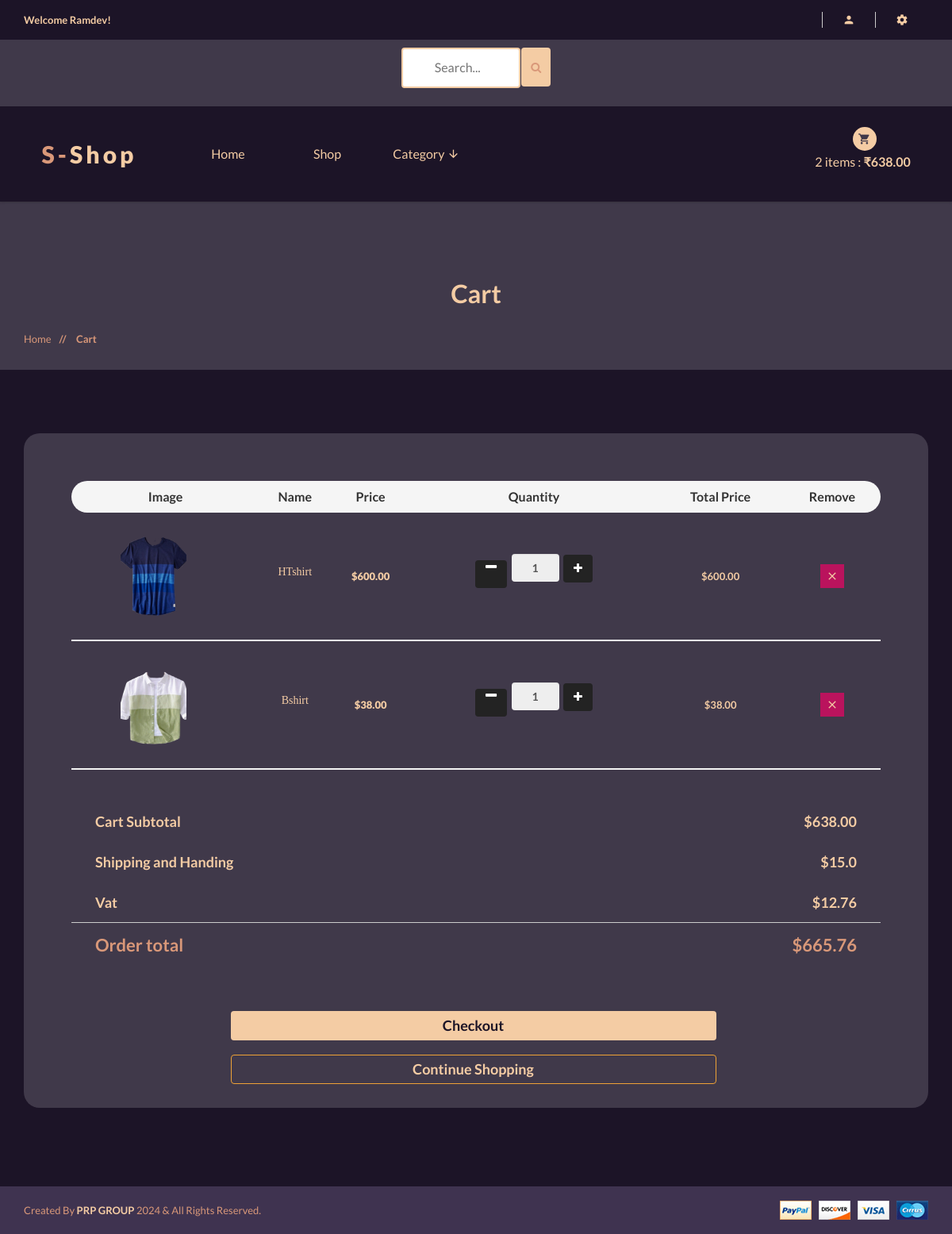
The page /cart/ (signed in) on the database its author committed.
### accounts/models.py (models this page shows, shortened)
class Account(AbstractBaseUser):
    first_name = models.CharField(max_length=50)
    last_name = models.CharField(max_length=50)
    username = models.CharField(max_length=50, unique=True)
    email = models.EmailField(max_length=100, unique=True)
    Phone_number = models.CharField(max_length=50)
    is_admin = models.BooleanField(default=False)
    is_staff = models.BooleanField(default=False)
    is_active = models.BooleanField(default=False)
    is_superadmin = models.BooleanField(default=False)
    date_joined_for_format = models.DateTimeField(auto_now_add=True)
    last_login_for_format  = models.DateTimeField(auto_now_add=True)
    USERNAME_FIELD = 'email'
    REQUIRED_FIELDS = ['username', 'first_name', 'last_name']
    objects = AccountManger()

### cart/models.py (models this page shows, shortened)
class CartItem(models.Model):
    user = models.ForeignKey(Account, on_delete=models.CASCADE, null=True )
    product = models.ForeignKey(Product, on_delete=models.CASCADE)
    variation = models.ManyToManyField(Variation, blank=True)
    cart = models.ForeignKey(Cart, on_delete=models.CASCADE, null=True)
    quantity = models.IntegerField()
    is_active = models.BooleanField(default=True)
    def sub_total(self):
        return self.product.price * self.quantity

### shop/models.py (models this page shows, shortened)
class Product(models.Model):
    category = models.ForeignKey(Category, on_delete=models.CASCADE)
    name = models.CharField(max_length=100, unique=True)
    slug = models.SlugField(max_length=100, unique=True)
    description = models.TextField(max_length=300, blank=True)
    price = models.DecimalField(max_digits=6, decimal_places=2)
    discount = models.DecimalField(max_digits=6, decimal_places=2, default=0.00)
    image = models.ImageField(upload_to='photos/products')
    stock = models.IntegerField()
    new = models.BooleanField(default=False)
    is_available = models.BooleanField(default=True)
    date_joined_for_format = models.DateTimeField(auto_now_add=True)
    last_login_for_format = models.DateTimeField(auto_now=True)
    def get_prodcut_details_url(self):
        return reverse('shop:product_details', args=[self.category.slug, self.slug])
    class Meta:
        verbose_name_plural = 'Products'
        ordering = ('-date_joined_for_format',)

### cart/views.py (the view)
# urls.py: path('', views.cart, name='cart'),
def cart(request, total_price=0, quantity=0, cart_items=None):
    grand_total = 0
    tax = 0
    try:
        if request.user.is_authenticated:
            cart_items = CartItem.objects.filter(user=request.user, is_active=True)
        else:
            cart = Cart.objects.get(cart_id=_cart_id(request))
            cart_items = CartItem.objects.filter(cart=cart, is_active=True)
        for cart_item in cart_items:
            total_price += (cart_item.product.price * cart_item.quantity)
            quantity += cart_item.quantity
    except ObjectDoesNotExist:
        pass
    tax = round(((2 * total_price)/100), 2)
    grand_total = total_price + tax
    handing = 15.00
    total = float(grand_total) + handing
    context = {
        'total' : total_price,
        'quantity': quantity,
        'cart_items':cart_items,
        'order_total':total,
        'vat' : tax,
        'handing':handing,
    }
    return render(request, 'shop/cart/cart.html', context)

### shop/context_processors.py (called while the page is built)
def category_list(request):
    return {
        'categories' : Category.objects.all(),
    }

### shop/models.py (called while the page is built)
    def get_category_slug_url(self):
        return reverse('shop:categries', args=[self.slug])

### templates/shop/cart/cart.html (shortened to what this page needs)
{% extends '../../base.html' %}
{% load static %}
{% block content %}
<div class="pages-title section-padding">
    <div class="container">
        <div style="background:#40394a" class="row">
            <div class="col-xs-12">
                <div class="pages-title-text text-center">
                    <h2 style="color:#f4cca4">Cart</h2>
                    <ul class="text-left">
                        <li><a style="color:#d99879" href="\">Home </a></li>
                        <li style="color:#d99879"><span> // </span>Cart</li>
                    </ul>
                </div>
            </div>
        </div>
    </div>
</div>
{% if not cart_items %}
<div style="font-size:18px; margin-bottom:300px;margin-top:30px" class="container alert alert-info text-center"
     role="alert">
    <b>Your Cart Is Empty,&nbsp;&nbsp; <a href="{% url 'shop:shop' %}"
                                          style="color:#21094e;text-decoration: underline;">Go To Shop<a></b>
</div>
{% else %}
<section style="background:#1c1427" class="pages cart-page section-padding">
    <div class="container">
        <div class="row">
            <div class="col-xs-12">
                <div style="border-radius:20px;" class="table-responsive padding60">
                    <table class="wishlist-table text-center">
                        <thead>
                        <tr>
                            <th style="border-radius:20px 0 0 20px;">Image</th>
                            <th>Name</th>
                            <th>Price</th>
                            <th>quantity</th>
                            <th>Total Price</th>
                            <th style="border-radius:0 20px 20px 0;">Remove</th>
                        </tr>
                        </thead>
                        <tbody>
                        {% for cart_item in cart_items %}
                        <tr>
                            <td class="td-img text-center">
                                <a href="{{cart_item.product.get_prodcut_details_url}}"><img style="border-radius:10px;"
                                                                                             width="100" height="100"
                                                                                             src="{{cart_item.product.image.url}}"
                                                                                             alt="Add Product"/></a>
                            </td>
                            <td>
                                <div class="items-dsc">
                                    <h5><a href="{{cart_item.product.get_prodcut_details_url}}">{{cart_item.product.name}}</a>
                                    </h5>
                                </div>
                            </td>
                            <td>${{cart_item.product.price}}</td>
                            <td>
                                <div class="plus-minus">
                                    <form style="" action="{% url 'cart:add_cart' cart_item.product.id %}"
                                          method="POST">
                                        <a style="background:#232323;color:#fff;height:35px;margin-top:-5px;width:40px; border-radius: 4px;"
                                           href="{% url 'cart:remove_cart' cart_item.product.id cart_item.id %}"><i
                                                class="fa fa-minus"></i></a>
                                        <input style=" height:35px" class="form-control" value="{{cart_item.quantity}}"
                                               readonly>
                                        <button style="background:#232323;color:#fff; height:35px; margin-top:-3px "
                                                class="btn btn-light" type="submit" id="button-minus"><i
                                                class="fa fa-plus"></i></button>
                                    </form>
                                </div>
                            </td>
                            <td>
                                <strong style="color:#f4cca4">${{cart_item.sub_total}}</strong>
                            </td>
                            <td><a href="{% url 'cart:remove_cart_item' cart_item.product.id cart_item.id %}"><i
                                    style="background:#ba135d;color:#f4cca4"
                                    onclick="return confirm('Are you really want delete this?')"
                                    class="mdi mdi-close"></i></a></td>
                        </tr>
                        {% endfor %}
                        </tbody>
                    </table>
                    <br><br><br>
                    <div class="cart-form-text pay-details table-responsive">
                        <table>
                            <tbody style="color:#f4cca4">
                            <tr>
                                <th style="font-size:18px">Cart Subtotal</th>
                                <td style="font-size:18px">${{total}}</td>
                            </tr>
                            <tr>
                                <th style="font-size:18px">Shipping and Handing</th>
                                <td style="font-size:18px">${{handing}}</td>
                            </tr>
                            <tr>
                                <th style="font-size:18px">Vat</th>
                                <td style="font-size:18px">${{vat}}</td>
                            </tr>
                            </tbody>
                            <tfoot>
                            <tr>
                                <th style="color:#d99879; font-size:22px" class="tfoot-padd">Order total</th>
                                <td style="color:#d99879; font-size:22px" class="tfoot-padd">${{order_total}}</td>
                            </tr>
                            </tfoot>
                        </table>
                        <br><br><br>
                        <div class="list-btn text-center">
                            <a href="{% url 'orders:checkout' %}" class="btn"
                               style="background:#f4cca4;color:#1c1427; text-transform:capitalize; font-size:18px; width:60%"><b>Checkout</b></a><br><br>
                            <a href="{% url 'shop:shop' %}" class="btn btn-warning"
                               style=" background:none;color:#f4cca4; text-transform:capitalize; font-size:18px; width:60%">continue
                                shopping</a>
                        </div>
                    </div>
                </div>
            </div>
        </div>
        <br>
    </div>
</section>
{% endif %}
{% endblock content %}

### templates/base.html (shortened to what this page needs)
{% load static %}
<html class="no-js" lang="">
<head>
    <link rel="stylesheet" href="{% static 'css/bootstrap.min.css' %}">
    <link rel="stylesheet" href="{% static 'css/animate.css' %}">
    <link rel="stylesheet" href="{% static 'css/materialdesignicons.min.css' %}">
    <link rel="stylesheet" href="{% static 'css/jquery.simpleLens.css' %}">
    <link rel="stylesheet" href="{% static 'css/jquery-ui.min.css' %}">
    <link rel="stylesheet" href="{% static 'css/meanmenu.min.css' %}">
    <link rel="stylesheet" href="{% static 'css/nivo-slider.css' %}">
    <link rel="stylesheet" href="{% static 'css/owl.carousel.css' %}">
    <link rel="stylesheet" href="{% static 'css/style.css' %}">
    <link rel="stylesheet" href="{% static 'css/responsive.css' %}">
    <link rel="stylesheet" href="https://cdnjs.cloudflare.com/ajax/libs/font-awesome/4.7.0/css/font-awesome.min.css">
</head>
<body style="background:#40394a">
    <header style="background:#1c1427" class="header-one header-two">
        <div style="background:#1c1427" class="header-top-two">
            <div class="container text-center">
                <div class="row">
                    <div class="col-sm-12">
                        <div class="middel-top">
                            {% if user.id is None %}
                            <div class="left floatleft">
                                <p style="color:#f4cca4"><b>Welcome Guest!</b></p>
                            </div>
                            {% else %}
                            <div class="left floatleft">
                                <p style="color:#f4cca4"><b>Welcome {{user.first_name | capfirst}}!</b></p>
                            </div>
                            {% endif %}
                        </div>
                        <div class="middel-top clearfix">
                            <ul class="clearfix right floatright">
                                <li>
                                    <a style="color:#f4cca4" href="#"><i class="mdi mdi-account"></i></a>
                                </li>
                                <li>
                                    <a style="color:#f4cca4" href="#"><i class="mdi mdi-settings"></i></a>
                                </li>
                            </ul>
                            </div>
                        </div>
                    </div>
                </div>
            </div>
        <div style="background:#40394a">
            <div class="container text-center">
                <div class="row">
                    <div class="col-sm-12">
                        <form id="searchh" action={% url 'shop:search' %} method="GET">
                        <input  type="text" name="keyword" placeholder="Search...">
                        <button style="height:49px; margin-bottom:6px; background:#f4cca4;margin-left:-1px;border:None "  class="btn btn-warning" type="submit">
                           <i style="color:#d99879" class="fa fa-search"></i>
                        </button>
                        </form>
                    </div>
                </div>
            </div>
        </div>
        <div class="container text-center">
            <div class="row">
                <div class="col-sm-2">
                    <div class="logo">
                        <a style="color:#f4cca4;font-weight: 800;" href="\"><span
                                style="color:#d99879">S-</span>shop</a>
                    </div>
                </div>
                <div class="col-sm-8">
                    <div class="header-middel">
                        <div class="mainmenu">
                            <nav >
                                <ul>
                                    <li ><a href="\">Home</a></li>
                                    <li><a href="{% url 'shop:shop' %}">Shop</a></li>
                                    <li><a href="#">Category <i class="mdi mdi-arrow-down"></i></a>
                                    </li>
                                </ul>
                            </nav>
                        </div>
                    </div>
                </div>
                <div class="col-sm-2">
                    <div class="cart-itmes">
                        <a class="cart-itme-a" href="{% url 'cart:cart' %}">
                            <i class="mdi mdi-cart"></i>
                            {{quantityyy}} items : <strong>₹{{totalll}}</strong>
                        </a>
                    </div>
                </div>
            </div>
        </div>
    </header>
    <br>
    {% block content %}
    {% endblock content %}
    <footer>
        <div  style="background:#3f3350" class="footer-bottom">
            <div class="container">
                <div class="row">
                    <div class="col-xs-12 col-sm-6">
                        <p style="color:#d99879">Created By <span style="color:#f4cca4"><b>PRP GROUP</b></span> 2024 &
                            All Rights Reserved.</p>
                    </div>
                    <div class="col-xs-12 col-sm-6 text-right">
                        <a href="#"><img src="{% static 'img/footer/payment.png' %}" alt="" /></a>
                    </div>
                </div>
            </div>
        </div>
    </footer>
</body>
</html>

### templates/base.html (style rules this page uses)
#searchh input[type=text] { width: 150px; margin-top:10px; margin-bottom:10px; box-sizing: border-box; border: 2px solid #f4cca4; border-radius: 4px; font-size: 16px; color:#1c1427; background-color: #fff; background-position: 10px 10px; background-repeat: no-repeat; padding: 12px 20px 12px 40px; -webkit-transition: width 0.4s ease-in-out; transition: width 0.4s ease-in-out; }

### rows shown on the page
Account: first_name "Ramdev"
CartItem: product.image (picture), product.name "HTshirt", product.price "600.00", quantity "1", sub_total "600.00"
CartItem: product.image (picture), product.name "Bshirt", product.price "38.00", quantity "1", sub_total "38.00"

### other values the page prints
{{ quantityyy }} "2"
{{ totalll }} "638.00"
{{ total }} "638.00"
{{ handing }} "15.0"
{{ vat }} "12.76"
{{ order_total }} "665.76"
